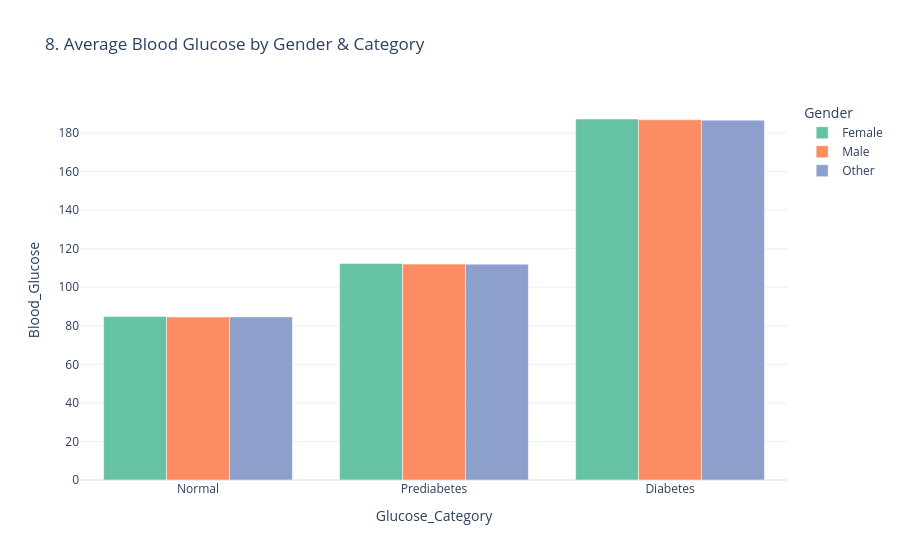

The cell this chart's notebook holds for it:
### Markdown cell above
## 8. Average Glucose by Gender & Glucose Category

### Code cell
#Calculate mean glucose grouped by Glucose Category and Gender
avg_glucose = df_clean.groupby(['Glucose_Category', 'Gender'],observed=False)['Blood_Glucose'].mean().reset_index()

fig8 = px.bar( 
    avg_glucose, 
    x="Glucose_Category",
    y="Blood_Glucose",
    color="Gender", 
    barmode="group",
    title="8. Average Blood Glucose by Gender & Category", 
    color_discrete_sequence=px.colors.qualitative.Set2, 
    template="plotly_white" 
)
fig8.show()

### Figure 1 — Plotly figure (JSON) as saved in the notebook; plotly's stock layout.template omitted (floating-point values rounded to 4 significant figures)
{"data": [{"alignmentgroup": "True", "hovertemplate": "Gender=Female<br>Glucose_Category=%{x}<br>Blood_Glucose=%{y}<extra></extra>", "legendgroup": "Female", "marker": {"color": "rgb(102,194,165)", "pattern": {"shape": ""}}, "name": "Female", "offsetgroup": "Female", "orientation": "v", "showlegend": true, "textposition": "auto", "type": "bar", "x": ["Normal", "Prediabetes", "Diabetes"], "xaxis": "x", "y": [84.79, 112.3, 187.3], "yaxis": "y"}, {"alignmentgroup": "True", "hovertemplate": "Gender=Male<br>Glucose_Category=%{x}<br>Blood_Glucose=%{y}<extra></extra>", "legendgroup": "Male", "marker": {"color": "rgb(252,141,98)", "pattern": {"shape": ""}}, "name": "Male", "offsetgroup": "Male", "orientation": "v", "showlegend": true, "textposition": "auto", "type": "bar", "x": ["Normal", "Prediabetes", "Diabetes"], "xaxis": "x", "y": [84.55, 112.0, 186.9], "yaxis": "y"}, {"alignmentgroup": "True", "hovertemplate": "Gender=Other<br>Glucose_Category=%{x}<br>Blood_Glucose=%{y}<extra></extra>", "legendgroup": "Other", "marker": {"color": "rgb(141,160,203)", "pattern": {"shape": ""}}, "name": "Other", "offsetgroup": "Other", "orientation": "v", "showlegend": true, "textposition": "auto", "type": "bar", "x": ["Normal", "Prediabetes", "Diabetes"], "xaxis": "x", "y": [84.59, 111.9, 186.6], "yaxis": "y"}], "layout": {"barmode": "group", "legend": {"title": {"text": "Gender"}, "tracegroupgap": 0}, "title": {"text": "8. Average Blood Glucose by Gender & Category"}, "xaxis": {"anchor": "y", "domain": [0, 1], "title": {"text": "Glucose_Category"}}, "yaxis": {"anchor": "x", "domain": [0, 1], "title": {"text": "Blood_Glucose"}}}}
